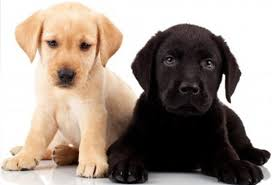
#> input picture files/dogs.jpeg, 272 x 185 px
$ jupyter execute 'Case Study 10 B.ipynb'
#> lines starting #> are read from the running program, lines starting #| are printed output that depends on the picture
**Objective:**
- Use k-means clustering for image segmentation and to identify the dominant color in the image.

1. Open and display the image “dog.jpeg”. Convert the image intoa numpy array,so that itcan beused in further processing.[Hint:Use the PIL module from python]

[cell 1]
from PIL import Image
import matplotlib.pyplot as plt
import numpy as np
from sklearn.cluster import KMeans

[cell 2]
img = Image.open("./files/dogs.jpeg").convert("RGB")
#> img is the input picture: PIL image 272x185 RGB; mean R, G, B 160.9, 147.9, 138.1

plt.figure(figsize=(6, 6))
plt.imshow(img)
plt.title("Original Image")
plt.axis("off")
plt.show()

[cell 3]
img_np = np.asarray(img)

2. Find out the dimensions of the image and convert it intoa two-dimensional array.

[cell 4]
height, width, channels = img_np.shape
#> height = 185; width = 272; channels = 3
print(f"Image Dimensions: Height = {height}, Width = {width}, Channels = {channels}")
#| Image Dimensions: Height = 185, Width = 272, Channels = 3
img_2d = img_np.reshape(-1, 3)
print(f"Reshaped 2D Array Shape: {img_2d.shape}")
#| Reshaped 2D Array Shape: (50320, 3)

 3. Use K-meansclustering with k set to 3 and cluster the image.[Hint: Refer to k-means module of scikit learn]

[cell 5]
kmeans = KMeans(n_clusters=3, random_state=42)
kmeans.fit(img_2d)

4. Predict the cluster label of every pixel in the image and plot it back as an image.

[cell 6]
labels = kmeans.labels_
colors = kmeans.cluster_centers_.astype(np.uint8)
quantized_pixels = colors[labels]
quantized_img_np = quantized_pixels.reshape(height, width, 3)

plt.figure(figsize=(6, 6))
plt.imshow(quantized_img_np)
plt.title("Segmented Image (K=3)")
plt.axis("off")
plt.show()
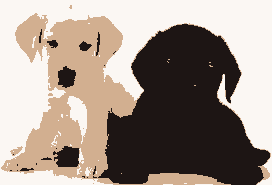
#> shown: shape (185, 272, 3); mean R, G, B 160.2, 147.2, 137.7

5. Find out the three dominant colorsin the image.[Hint: The cluster centers should correspond to three dominant colors]

[cell 7]
dominant_colors = kmeans.cluster_centers_.astype(np.uint8)
for i, color in enumerate(dominant_colors):
    print(f"Color {i+1}: R={color[0]}, G={color[1]}, B={color[2]}")

plt.figure(figsize=(6, 2))
plt.imshow([dominant_colors])
plt.title("Dominant Color Palette")
plt.axis("off")
plt.show()
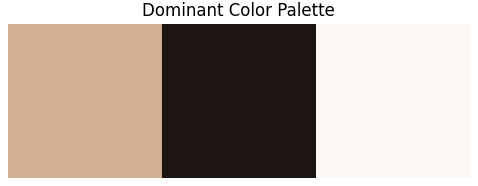
#> figure drawn by matplotlib, 1 panel
